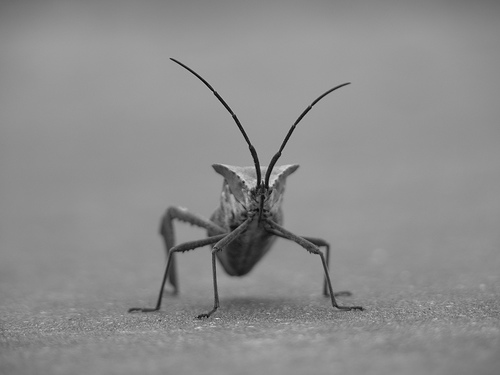
#> input picture learning/matplotlib/image/stinkbug.png, 500 x 375 px
$ python script6_color_scale_reference.py
#> lines starting #> are read from the running program, lines starting #| are printed output that depends on the picture
import matplotlib.pyplot as plt
from PIL import Image
import numpy as np

img = np.asarray(Image.open('stinkbug.png'))
#> img is the input picture: shape (375, 500, 4); mean R, G, B, A 140.5, 140.5, 140.5, 255
lum_img = img[:, :, 2]
imgplot = plt.imshow(lum_img)
imgplot.set_cmap('nipy_spectral')
plt.colorbar()

plt.show()
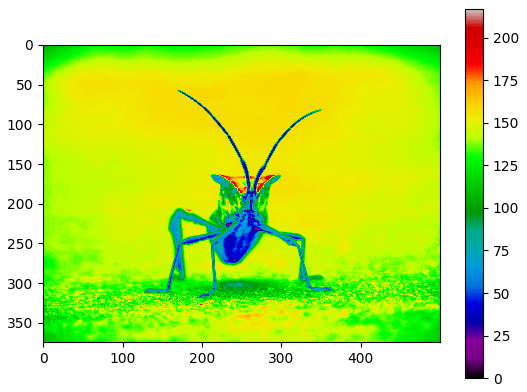
#> figure drawn by matplotlib, 2 panels
